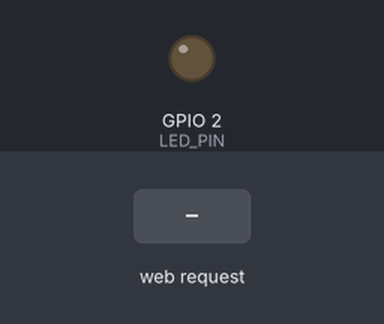
Bench run of a program on a simulated ESP32. Parts: output pins drawn as LEDs (lit = HIGH). Dashed ring = blinking. Inputs (shaded band) come from the test bench. WiFi joins after 1.5 s; servers stay silent unless stated; what the program prints to the serial monitor is not drawn.

Above: at 2.7 s.
2.8 s: HTTP request GET /access received
At 2.86 s:
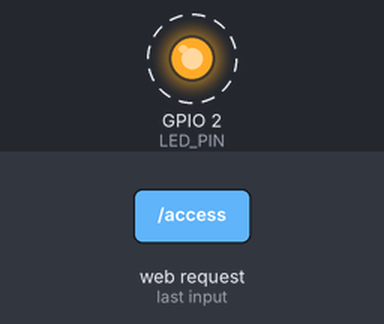
Timing chart, 0 to 5.8 s (numbered marks = the images above; inputs shaded):
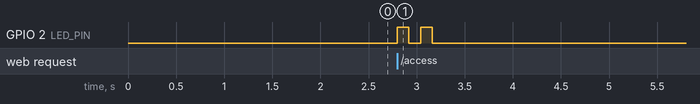

The program:

main.cpp
```cpp
#include <WiFi.h>
#include <WebServer.h>

// ======== Wi-Fi Setup (EDIT THESE) =========
const char* ssid = "Hotspot";          // 🔹 Your hotspot name
const char* password = "mahirat718";  // 🔹 Your hotspot password
// ===========================================

// LED pin (use GPIO 2)
#define LED_PIN 2

// Cache setup
#define CACHE_LINES 8
struct CacheLine {
  int tag;
  bool valid;
  unsigned long lastUsed;
};
CacheLine cache[CACHE_LINES];

int totalAccesses = 0, hits = 0, misses = 0;
WebServer server(80);

// --------------------------------------------------
// LED Blink Functions
// --------------------------------------------------
void blinkOnce() { // Cache HIT
  digitalWrite(LED_PIN, HIGH);
  delay(150);
  digitalWrite(LED_PIN, LOW);
}

void blinkTwice() { // Cache MISS
  for (int i = 0; i < 2; i++) {
    digitalWrite(LED_PIN, HIGH);
    delay(120);
    digitalWrite(LED_PIN, LOW);
    delay(120);
  }
}

// --------------------------------------------------
// Cache Access Simulation
// --------------------------------------------------
int accessMemory(int address) {
  totalAccesses++;
  int index = address % CACHE_LINES;
  int tag = address / CACHE_LINES;

  if (cache[index].valid && cache[index].tag == tag) {
    hits++;
    cache[index].lastUsed = millis();
    blinkOnce();  // HIT → 1 blink
    return 1;
  } else {
    misses++;
    cache[index].valid = true;
    cache[index].tag = tag;
    cache[index].lastUsed = millis();
    blinkTwice(); // MISS → 2 blinks
    return 0;
  }
}

// --------------------------------------------------
// Web Dashboard
// --------------------------------------------------
void handleRoot() {
  String html = "<html><head><title>ESP32 Cache Simulator</title>"
                "<meta http-equiv='refresh' content='3'>"
                "<style>"
                "body{font-family:Arial;background:#111;color:#0f0;text-align:center;}"
                "table{border:1px solid #0f0;margin:auto;border-collapse:collapse;}"
                "td,th{border:1px solid #0f0;padding:5px;}"
                "input{padding:5px;margin:5px;border-radius:5px;}"
                "</style></head><body>";
  html += "<h1>ESP32 Cache Simulator</h1>";
  html += "<h3>Hits: " + String(hits) + " | Misses: " + String(misses) +
          " | Total: " + String(totalAccesses) + "</h3>";

  float hitRatio = totalAccesses > 0 ? (float)hits / totalAccesses * 100 : 0;
  html += "<h3>Hit Ratio: " + String(hitRatio, 2) + "%</h3>";

  html += "<table><tr><th>Line</th><th>Tag</th><th>Valid</th></tr>";
  for (int i = 0; i < CACHE_LINES; i++) {
    html += "<tr><td>" + String(i) + "</td><td>" +
            String(cache[i].tag) + "</td><td>" +
            (cache[i].valid ? "1" : "0") + "</td></tr>";
  }
  html += "</table><br>"
          "<form action='/access'>"
          "<input type='number' name='addr' placeholder='Enter Address'>"
          "<input type='submit' value='Access'>"
          "</form></body></html>";

  server.send(200, "text/html", html);
}

void handleAccess() {
  int addr = server.arg("addr").toInt();
  int result = accessMemory(addr);
  String msg = (result == 1) ? "Cache HIT ✅" : "Cache MISS ❌";
  server.send(200, "text/html", "<h2>" + msg + "</h2><a href='/'>Back</a>");
}

// --------------------------------------------------
// SETUP
// --------------------------------------------------
void setup() {
  Serial.begin(115200);
  pinMode(LED_PIN, OUTPUT);
  digitalWrite(LED_PIN, LOW);

  Serial.println("Connecting to WiFi...");
  WiFi.begin(ssid, password);

  unsigned long startAttemptTime = millis();
  while (WiFi.status() != WL_CONNECTED && millis() - startAttemptTime < 15000) {
    delay(500);
    Serial.print(".");
  }

  if (WiFi.status() == WL_CONNECTED) {
    Serial.println("\n✅ Connected!");
    Serial.print("IP Address: ");
    Serial.println(WiFi.localIP());
  } else {
    Serial.println("\n❌ Failed to connect to WiFi!");
    Serial.println("➡ Check SSID/password or ensure 2.4GHz hotspot is ON.");
    // Retry every 10 seconds
    while (WiFi.status() != WL_CONNECTED) {
      delay(10000);
      Serial.println("Retrying WiFi...");
      WiFi.begin(ssid, password);
    }
  }

  for (int i = 0; i < CACHE_LINES; i++) {
    cache[i].valid = false;
    cache[i].tag = -1;
  }

  server.on("/", handleRoot);
  server.on("/access", handleAccess);
  server.begin();
  Serial.println("Web server started");
}

// --------------------------------------------------
// LOOP
// --------------------------------------------------
void loop() {
  server.handleClient();
}
```

Measured:
- after the input at 2.8 s, GPIO 2 (LED_PIN): alternates HIGH for 0.12 s and LOW for 0.12 s, 4 changes in all, then stays LOW, starting at once
